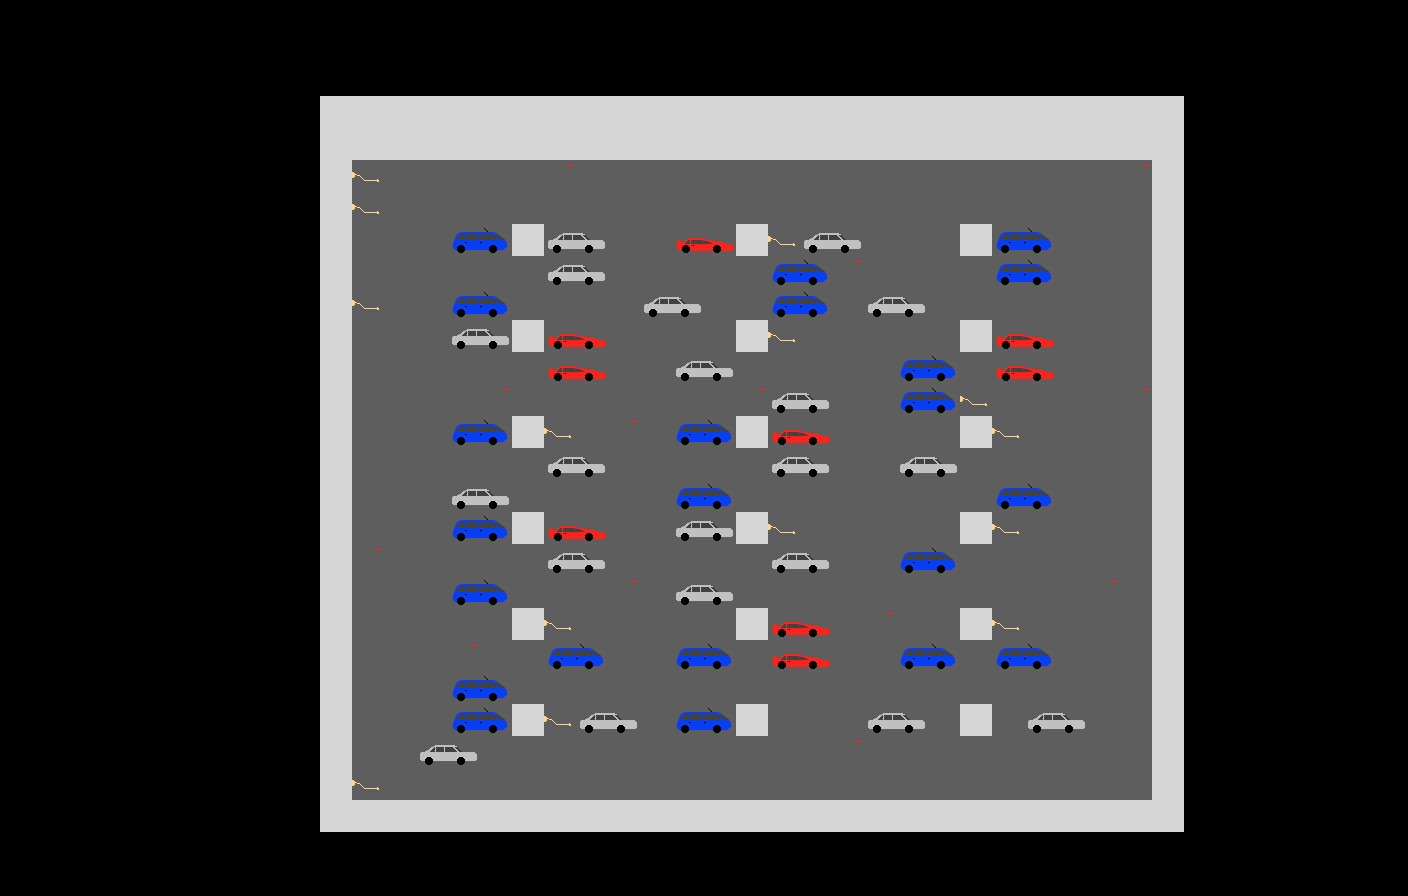

This is a level from a 2D game, rendered from its Tiled map with the project's own tilesets. A one-line summary and the map file follow, with tile-layer data summarised:
An orthogonal 44x28 tile map with 32x32 px tiles, 3 tile layers (Sol, normal, air), 9 tilesets and 95 objects.

<map version="1.0" orientation="orthogonal" width="44" height="28" tilewidth="32" tileheight="32">
 <tileset firstgid="1" name="noir" tilewidth="32" tileheight="32">
  <image source="../sprites/noir.png" trans="ffffff" width="32" height="32" />
 </tileset>
 <tileset firstgid="2" name="bitume" tilewidth="32" tileheight="32">
  <image source="../sprites/bitume.png" trans="ffffff" width="32" height="32" />
 </tileset>
 <tileset firstgid="3" name="murs" tilewidth="32" tileheight="32">
  <image source="../sprites/murs.png" trans="ffffff" width="32" height="32" />
 </tileset>
 <tileset firstgid="4" name="trace" tilewidth="32" tileheight="32">
  <image source="../sprites/trace.png" trans="ffffff" width="32" height="32" />
 </tileset>
 <tileset firstgid="5" name="trace2" tilewidth="32" tileheight="32">
  <image source="../sprites/trace2.png" trans="ffffff" width="32" height="32" />
 </tileset>
 <tileset firstgid="6" name="trace3" tilewidth="32" tileheight="32">
  <image source="../sprites/trace3.png" trans="ffffff" width="32" height="32" />
 </tileset>
 <tileset firstgid="7" name="voiture1" tilewidth="32" tileheight="32">
  <image source="../sprites/voiture1.png" trans="ffffff" width="64" height="32" />
 </tileset>
 <tileset firstgid="9" name="voiture2" tilewidth="32" tileheight="32">
  <image source="../sprites/voiture2.png" trans="ffffff" width="64" height="32" />
 </tileset>
 <tileset firstgid="11" name="voiture3" tilewidth="32" tileheight="32">
  <image source="../sprites/voiture3.png" trans="ffffff" width="64" height="32" />
 </tileset>
 <layer name="Sol" width="44" height="28">
  <data>[1232 cells, 1232 non-empty, 3 distinct tile ids]</data>
 </layer>
 <layer name="normal" width="44" height="28">
  <data>[1232 cells, 129 non-empty, 8 distinct tile ids]</data>
 </layer>
 <layer name="air" width="44" height="28">
  <data>[1232 cells, 0 non-empty, 0 distinct tile ids]</data>
 </layer>
 <objectgroup name="terrifies" width="44" height="28">
  <object x="608" y="512" width="32" height="32" />
  <object x="832" y="416" width="32" height="32" />
  <object x="832" y="256" width="32" height="32" />
  <object x="352" y="608" width="32" height="32" />
  <object x="1024" y="384" width="32" height="32" />
  <object x="960" y="544" width="32" height="32" />
  <object x="864" y="672" width="32" height="32" />
  <object x="736" y="480" width="32" height="32" />
  <object x="1056" y="736" width="32" height="32" />
  <object x="448" y="768" width="32" height="32" />
  <object x="608" y="352" width="32" height="32" />
  <object x="384" y="256" width="32" height="32" />
  <object x="672" y="768" width="32" height="32" />
  <object x="960" y="256" width="32" height="32" />
  <object x="736" y="256" width="32" height="32" />
 </objectgroup>
 <objectgroup color="#4c8c00" name="joueur" width="44" height="28">
  <object x="896" y="160" width="32" height="32" />
 </objectgroup>
 <objectgroup color="#c645b3" name="fuyards" width="44" height="28">
  <object x="1056" y="160" width="32" height="32" />
  <object x="640" y="224" width="32" height="32" />
  <object x="384" y="192" width="32" height="32" />
  <object x="384" y="448" width="32" height="32" />
  <object x="480" y="640" width="32" height="32" />
  <object x="576" y="416" width="32" height="32" />
  <object x="608" y="736" width="32" height="32" />
  <object x="736" y="576" width="32" height="32" />
  <object x="992" y="736" width="32" height="32" />
  <object x="928" y="608" width="32" height="32" />
  <object x="864" y="352" width="32" height="32" />
  <object x="1024" y="288" width="32" height="32" />
 </objectgroup>
 <objectgroup color="#f7291a" name="heros" width="44" height="28" />
 <objectgroup color="#00ff39" name="murs" width="44" height="28">
  <object x="320" y="96" width="32" height="736" />
  <object x="352" y="800" width="832" height="32" />
  <object x="352" y="96" width="320" height="64" />
  <object x="1152" y="96" width="32" height="704" />
  <object x="512" y="224" width="32" height="32" />
  <object x="512" y="320" width="32" height="32" />
  <object x="512" y="416" width="32" height="32" />
  <object x="512" y="512" width="32" height="32" />
  <object x="512" y="608" width="32" height="32" />
  <object x="512" y="704" width="32" height="32" />
  <object x="736" y="320" width="32" height="32" />
  <object x="736" y="416" width="32" height="32" />
  <object x="736" y="512" width="32" height="32" />
  <object x="736" y="608" width="32" height="32" />
  <object x="736" y="704" width="32" height="32" />
  <object x="960" y="704" width="32" height="32" />
  <object x="960" y="608" width="32" height="32" />
  <object x="960" y="512" width="32" height="32" />
  <object x="960" y="416" width="32" height="32" />
  <object x="960" y="224" width="32" height="32" />
  <object x="736" y="224" width="32" height="32" />
  <object x="960" y="320" width="32" height="32" />
  <object x="448" y="224" width="64" height="32" />
  <object x="544" y="224" width="64" height="64" />
  <object x="448" y="288" width="64" height="64" />
  <object x="544" y="320" width="64" height="64" />
  <object x="448" y="416" width="64" height="32" />
  <object x="544" y="448" width="64" height="32" />
  <object x="640" y="288" width="64" height="32" />
  <object x="672" y="224" width="64" height="32" />
  <object x="800" y="224" width="64" height="32" />
  <object x="768" y="256" width="64" height="32" />
  <object x="768" y="288" width="64" height="32" />
  <object x="864" y="288" width="64" height="32" />
  <object x="992" y="224" width="64" height="32" />
  <object x="992" y="256" width="64" height="32" />
  <object x="992" y="320" width="64" height="32" />
  <object x="992" y="352" width="64" height="32" />
  <object x="896" y="352" width="64" height="32" />
  <object x="896" y="384" width="64" height="32" />
  <object x="768" y="384" width="64" height="96" />
  <object x="672" y="416" width="64" height="32" />
  <object x="672" y="352" width="64" height="32" />
  <object x="448" y="480" width="64" height="64" />
  <object x="544" y="512" width="64" height="64" />
  <object x="448" y="576" width="64" height="32" />
  <object x="448" y="672" width="64" height="64" />
  <object x="416" y="736" width="64" height="32" />
  <object x="544" y="640" width="64" height="32" />
  <object x="576" y="704" width="64" height="32" />
  <object x="672" y="704" width="64" height="32" />
  <object x="672" y="640" width="64" height="32" />
  <object x="672" y="576" width="64" height="32" />
  <object x="672" y="512" width="64" height="32" />
  <object x="672" y="480" width="64" height="32" />
  <object x="768" y="544" width="64" height="32" />
  <object x="768" y="608" width="64" height="64" />
  <object x="896" y="640" width="64" height="32" />
  <object x="864" y="704" width="64" height="32" />
  <object x="992" y="640" width="64" height="32" />
  <object x="1024" y="704" width="64" height="32" />
  <object x="896" y="448" width="64" height="32" />
  <object x="992" y="480" width="64" height="32" />
  <object x="704" y="96" width="448" height="64" />
  <object x="672" y="96" width="32" height="32" />
  <object x="896" y="544" width="64" height="32" />
 </objectgroup>
 <objectgroup color="#262fff" name="sorties" width="44" height="28">
  <object x="672" y="128" width="32" height="32" />
 </objectgroup>
</map>